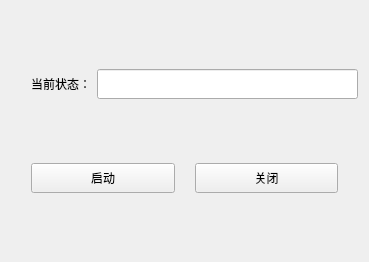
<?xml version="1.0" encoding="UTF-8"?>
<ui version="4.0">
 <class>connectdebug</class>
 <widget class="QWidget" name="connectdebug">
  <property name="geometry">
   <rect>
    <x>0</x>
    <y>0</y>
    <width>369</width>
    <height>262</height>
   </rect>
  </property>
  <property name="windowTitle">
   <string>Form</string>
  </property>
  <layout class="QVBoxLayout" name="verticalLayout">
   <item>
    <spacer name="verticalSpacer_2">
     <property name="orientation">
      <enum>Qt::Vertical</enum>
     </property>
     <property name="sizeHint" stdset="0">
      <size>
       <width>20</width>
       <height>40</height>
      </size>
     </property>
    </spacer>
   </item>
   <item>
    <layout class="QHBoxLayout" name="horizontalLayout">
     <property name="leftMargin">
      <number>20</number>
     </property>
     <item>
      <widget class="QLabel" name="label">
       <property name="text">
        <string>当前状态：</string>
       </property>
      </widget>
     </item>
     <item>
      <widget class="QLineEdit" name="edit_ConnectState">
       <property name="minimumSize">
        <size>
         <width>0</width>
         <height>30</height>
        </size>
       </property>
      </widget>
     </item>
    </layout>
   </item>
   <item>
    <spacer name="verticalSpacer">
     <property name="orientation">
      <enum>Qt::Vertical</enum>
     </property>
     <property name="sizeHint" stdset="0">
      <size>
       <width>20</width>
       <height>40</height>
      </size>
     </property>
    </spacer>
   </item>
   <item>
    <layout class="QHBoxLayout" name="horizontalLayout_2">
     <property name="spacing">
      <number>20</number>
     </property>
     <property name="leftMargin">
      <number>20</number>
     </property>
     <property name="rightMargin">
      <number>20</number>
     </property>
     <item>
      <widget class="QPushButton" name="pbtn_ConnectDebugStart">
       <property name="minimumSize">
        <size>
         <width>0</width>
         <height>30</height>
        </size>
       </property>
       <property name="text">
        <string>启动</string>
       </property>
      </widget>
     </item>
     <item>
      <widget class="QPushButton" name="pbtn_ConnectDebugClose">
       <property name="minimumSize">
        <size>
         <width>0</width>
         <height>30</height>
        </size>
       </property>
       <property name="text">
        <string>关闭</string>
       </property>
      </widget>
     </item>
    </layout>
   </item>
   <item>
    <spacer name="verticalSpacer_3">
     <property name="orientation">
      <enum>Qt::Vertical</enum>
     </property>
     <property name="sizeHint" stdset="0">
      <size>
       <width>20</width>
       <height>40</height>
      </size>
     </property>
    </spacer>
   </item>
  </layout>
 </widget>
 <resources/>
 <connections/>
</ui>
